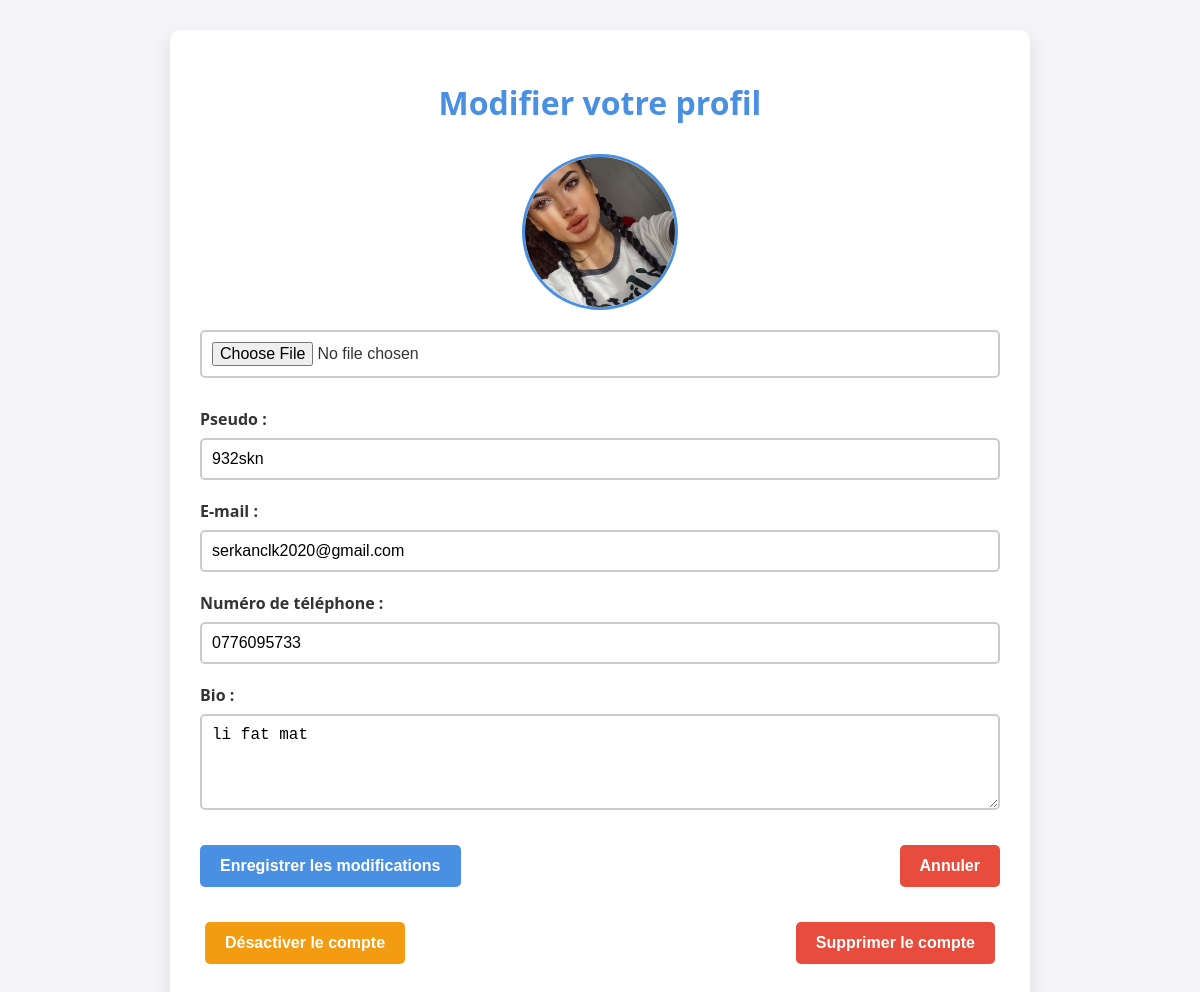
Screenshot of /edit_profile (signed in) with the database file from the repository.
### models.py (models this page shows)
class User(UserMixin, db.Model):
    id = db.Column(db.Integer, primary_key=True)
    username = db.Column(db.String(150), unique=True, nullable=False)
    email = db.Column(db.String(150), unique=True, nullable=False)  # Nouveau champ
    phone_number = db.Column(db.String(20), unique=True, nullable=False)  # Nouveau champ
    password = db.Column(db.String(150), nullable=False)
    profile_picture = db.Column(db.String(200))
    bio = db.Column(db.Text)

### app.py (the view, shortened to what this page needs)
@app.route('/edit_profile', methods=['GET', 'POST'])
@login_required
def edit_profile():
    return render_template('edit_profile.html', user=current_user)

### app.py (called while the page is built)
@login_manager.user_loader
def load_user(user_id):
    return db.session.get(User, int(user_id))  # Correctif pour éviter LegacyAPIWarning

@app.context_processor
def inject_profile_picture():
    def get_profile_picture(user):
        if user.profile_picture and os.path.exists(user.profile_picture):
            return url_for('static', filename=f"photos_profil/{os.path.basename(user.profile_picture)}")
        return url_for('static', filename='icone-profil-avatar-par-defaut-image-utilisateur-medias-sociaux-icone-avatar-gris-silhouette-profil-vierge-illustration-vectorielle_561158-3467.avif')
    return dict(get_profile_picture=get_profile_picture)

### templates/edit_profile.html (shortened to what this page needs)
<!DOCTYPE html>
<html lang="fr">
<head>
    <link rel="stylesheet" href="https://cdnjs.cloudflare.com/ajax/libs/font-awesome/5.15.4/css/all.min.css">
</head>
<body>
    <div class="container">
        <h1>Modifier votre profil</h1>
        <form action="{{ url_for('edit_profile') }}" method="POST" enctype="multipart/form-data">
            <div class="profile-preview">
                <img
                    id="profileImagePreview"
                    src="{{ user.profile_picture if user.profile_picture else url_for('static', filename='icone-profil-avatar-par-defaut-image-utilisateur-medias-sociaux-icone-avatar-gris-silhouette-profil-vierge-illustration-vectorielle_561158-3467.avif') }}"
                    alt="Photo de profil"
                />
                <input
                    type="file"
                    id="profilePicture"
                    name="profile_picture"
                    accept="image/*"
                    onchange="previewImage(event)"
                >
            </div>
            <div class="form-group">
                <label for="username">Pseudo :</label>
                <input type="text" id="username" name="username" value="{{ user.username }}" required>
            </div>
            <div class="form-group">
                <label for="email">E-mail :</label>
                <input type="email" id="email" name="email" value="{{ user.email }}" required>
            </div>
            <div class="form-group">
                <label for="phone_number">Numéro de téléphone :</label>
                <input type="tel" id="phone_number" name="phone_number" value="{{ user.phone_number }}">
            </div>
            <div class="form-group">
                <label for="bio">Bio :</label>
                <textarea id="bio" name="bio" rows="4">{{ user.bio if user.bio else '' }}</textarea>
            </div>
            <div class="btn-container">
                <button type="submit" class="save-btn">Enregistrer les modifications</button>
                <a href="{{ url_for('index') }}">
                    <button type="button" class="cancel-btn">Annuler</button>
                </a>
            </div>
        </form>
        <div class="btn-container">
            <form action="{{ url_for('deactivate_account') }}" method="POST">
                <button type="submit" class="deactivate-btn">Désactiver le compte</button>
            </form>
            <form action="{{ url_for('delete_account') }}" method="POST">
                <button type="submit" class="cancel-btn">Supprimer le compte</button>
            </form>
        </div>
    </div>
</body>
</html>

### templates/edit_profile.html (style rules this page uses)
body { font-family: 'Segoe UI', Tahoma, Geneva, Verdana, sans-serif; background-color: #f4f4f9; margin: 0; padding: 0; color: #333; transition: background-color 0.3s ease, color 0.3s ease; }
.container { max-width: 800px; margin: 30px auto; padding: 30px; background-color: #fff; border-radius: 10px; box-shadow: 0 8px 20px rgba(0, 0, 0, 0.1); transition: background-color 0.3s ease; }
h1 { text-align: center; color: #4a90e2; margin-bottom: 30px; }
.form-group { margin-bottom: 20px; }
label { display: block; font-weight: bold; margin-bottom: 8px; }
input[type="text"], input[type="email"], input[type="tel"], input[type="file"], textarea { width: 100%; padding: 10px; border: 2px solid #ccc; border-radius: 5px; font-size: 16px; box-sizing: border-box; transition: border-color 0.3s ease; }
textarea { resize: vertical; }
.profile-preview { text-align: center; margin-bottom: 30px; }
.profile-preview img { width: 150px; height: 150px; object-fit: cover; border-radius: 50%; border: 3px solid #4a90e2; margin-bottom: 15px; }
.btn-container { display: flex; justify-content: space-between; margin-top: 30px; }
.btn-container form { margin: 5px; }
button { padding: 12px 20px; font-size: 16px; font-weight: bold; border: none; border-radius: 5px; cursor: pointer; transition: background-color 0.3s ease; }
button.save-btn { background-color: #4a90e2; color: white; }
button.cancel-btn { background-color: #e74c3c; color: white; }
button.deactivate-btn { background-color: #f39c12; color: white; }

### rows the page displays
User: username "932skn", email "serkanclk2020@gmail.com", phone_number "0776095733", bio "li fat mat"
